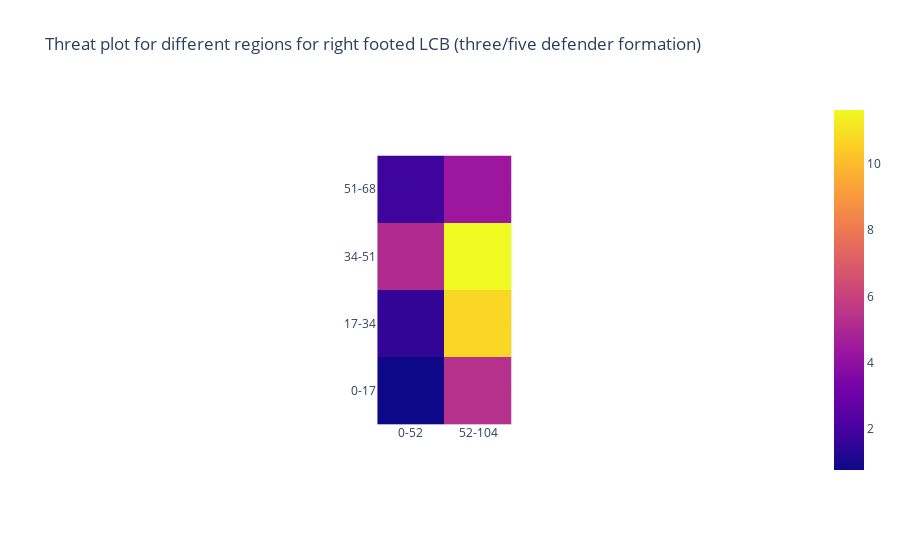

The cell this chart's notebook holds for it:
### Code cell
pcolorplotter(lcb_rf_regionwiseoff,'Threat plot for different regions for right footed LCB (three/five defender formation)')

### Figure 1 — Plotly figure (JSON) as saved in the notebook; plotly's stock layout.template omitted (floating-point values rounded to 4 significant figures)
{"data": [{"coloraxis": "coloraxis", "hovertemplate": "x: %{x}<br>y: %{y}<br>color: %{z}<extra></extra>", "type": "heatmap", "x": ["0-52", "52-104"], "y": ["51-68", "34-51", "17-34", "0-17"], "z": [[1.814, 4.392], [5.141, 11.62], [1.571, 10.74], [0.7728, 5.353]]}], "layout": {"autosize": true, "coloraxis": {"colorscale": [[0, "#0d0887"], [0.1111, "#46039f"], [0.2222, "#7201a8"], [0.3333, "#9c179e"], [0.4444, "#bd3786"], [0.5556, "#d8576b"], [0.6667, "#ed7953"], [0.7778, "#fb9f3a"], [0.8889, "#fdca26"], [1, "#f0f921"]]}, "title": {"text": "Threat plot for different regions for right footed LCB (three/five defender formation)"}, "xaxis": {"autorange": true, "constrain": "domain", "domain": [0.4078, 0.5922], "range": [-0.5, 1.5], "scaleanchor": "y", "type": "category"}, "yaxis": {"autorange": true, "constrain": "domain", "domain": [0, 1], "range": [3.5, -0.5], "type": "category"}}}
